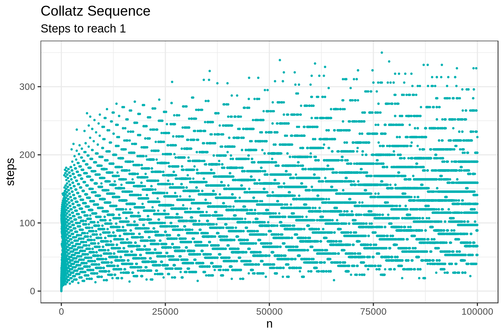

R code for this plot:
# Longest Collatz sequence
#
# The following iterative sequence is defined for the set of positive integers:
#
# n → n/2 (n is even)
# n → 3n + 1 (n is odd)
#
# Using the rule above and starting with 13, we generate the following sequence:
# 13 → 40 → 20 → 10 → 5 → 16 → 8 → 4 → 2 → 1
#
# It can be seen that this sequence (starting at 13 and finishing at 1) contains 10 terms.
# Although it has not been proved yet (Collatz Problem), it is thought that all starting numbers finish at 1.
#
# Which starting number, under one million, produces the longest chain?
#
# NOTE: Once the chain starts the terms are allowed to go above one million.


len_collatz <- vector(len = 1E6)
len_collatz[1] <- 0
for (i in 2 : 1E6) {
    x <- i
    n <- 0
    while (x != 1 & x >= i) {
        if (x %% 2 == 0) {
            x <- x / 2
            n <- n + 1
        }
        else {
            x <- (3 * x + 1) / 2
            n <- n + 2
        }
    }
    n <- n + len_collatz[x]
    len_collatz[i] <- n
}

longest_chain <- which.max(len_collatz)
print(longest_chain)



library(ggplot2)
collatz <- data.frame(n = 1:100000, steps = len_collatz[1:100000])
ggplot(collatz, aes(n, steps)) +
    geom_point(size = .3, col = "#00b2b3") +
    theme_bw(base_size = 10) +
    labs(title = "Collatz Sequence", subtitle = "Steps to reach 1")
ggsave("longest_collatz_sequnce.png", width=6, height=4)



##
